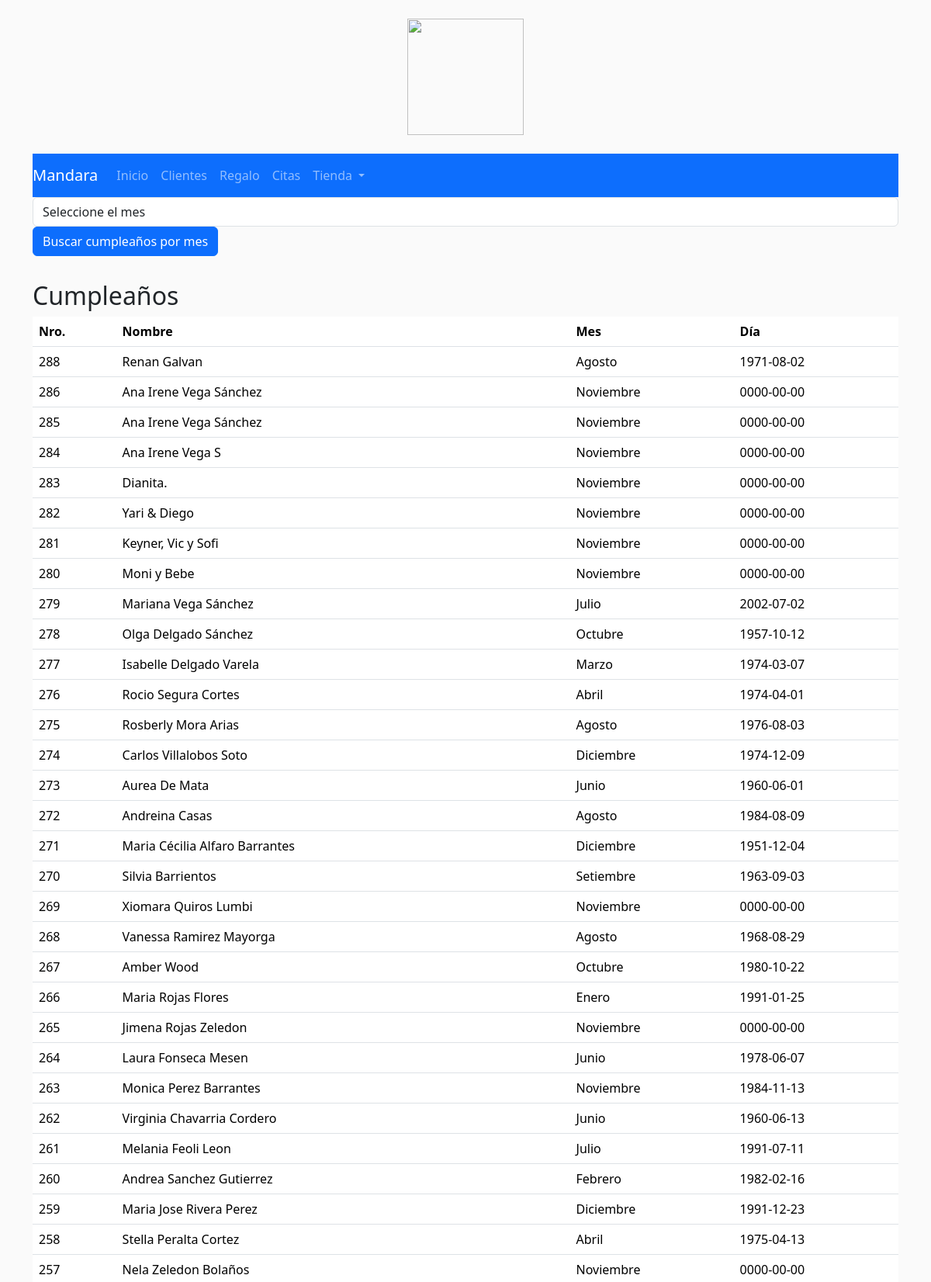
The page /admin_mandara/cumple.php (upper part) on the database its author committed.
### tables this page shows
CREATE TABLE `alumnos` (
  `id` int(11) UNSIGNED NOT NULL,
  `nombre` varchar(30) NOT NULL,
  `apellido` varchar(30) NOT NULL,
  `email` varchar(50) NOT NULL,
  `edad` date DEFAULT NULL,
  `mes` varchar(10) NOT NULL,
  `celular` varchar(40) NOT NULL,
  `direccion` varchar(100) NOT NULL,
  `observaciones` varchar(300) NOT NULL,
  `created_at` timestamp NOT NULL DEFAULT current_timestamp(),
  `updated_at` timestamp NOT NULL DEFAULT current_timestamp()
);

### admin_mandara/funciones.php (called while the page is built, shortened)
<?php
function escapar($html) {
  return htmlspecialchars($html, ENT_QUOTES | ENT_SUBSTITUTE, "UTF-8");
}

### admin_mandara/cumple.php (the view, shortened to what this page needs)
<?php
include 'funciones.php';
$error = false;
$config = include 'config.php';
try {
  $dsn = 'mysql:host=' . $config['db']['host'] . ';dbname=' . $config['db']['name'];
  $conexion = new PDO($dsn, $config['db']['user'], $config['db']['pass'], $config['db']['options']);
  if (isset($_POST['edad'])) {
    $consultaSQL = "SELECT * FROM alumnos WHERE mes LIKE '%" . $_POST['edad'] . "%'";
  } else {
    $consultaSQL = "SELECT * FROM alumnos ORDER BY created_at DESC";
  }
  $sentencia = $conexion->prepare($consultaSQL);
  $sentencia->execute();
  $clientes = $sentencia->fetchAll();
} catch(PDOException $error) {
  $error= $error->getMessage();
}
$titulo = isset($_POST['edad']) ? 'Cumpleaños (' . $_POST['edad'] . ')' : 'Cumpleaños';
?>
<?php include "templates/header.php"; ?>
<div class="container">
<?php include '../sistema_obsequios/menu.php'; ?>
  <div class="row">
    <div class="col-md-12">
      <form method="post" class="form-inline">
        <div class="form-group mr-3">
        <select name="edad" id="edad" class="form-control" required>
            <option value="">Seleccione el mes</option>
        </select>
        </div>
        <button type="submit" name="submit" class="btn btn-primary">Buscar cumpleaños por mes</button>
      </form>
    </div>
  </div>
</div>
<div class="container">
  <div class="row">
    <div class="col-md-12">
      <h2 class="mt-3"><?= $titulo ?></h2>
      <table class="table" id="tabla">
        <thead>
          <tr>
            <th>Nro.</th>
            <th>Nombre</th>
            <th>Mes</th>
            <th>Día</th>
          </tr>
        </thead>
        <tbody>
          <?php
          if ($clientes && $sentencia->rowCount() > 0) {
            foreach ($clientes as $fila) {
              ?>
              <tr>
                <td><?php echo escapar($fila["id"]); ?></td>
                <td><?php echo escapar($fila["nombre"])." "; ?><?php echo escapar($fila["apellido"]); ?></td>
                <td><?php $fecha=($fila["edad"]);
                  $fechaEntera = strtotime($fecha);
                  $mes = date("m", $fechaEntera);
                  if ($mes == 1) {
                      echo "Enero";
                } elseif ($mes == 2) {
                      echo "Febrero";
                }
                elseif ($mes == 2) {
                  echo "Febrero";
                }
                elseif ($mes == 3) {
                      echo "Marzo";
                }
                elseif ($mes == 4) {
                  echo "Abril";
                }
                elseif ($mes == 5) {
                  echo "Mayo";
                }
                elseif ($mes == 6) {
                  echo "Junio";
                }
                elseif ($mes == 7) {
                  echo "Julio";
                }
                elseif ($mes == 8) {
                  echo "Agosto";
                }
                elseif ($mes == 9) {
                  echo "Setiembre";
                }
                elseif ($mes == 10) {
                  echo "Octubre";
                }
                elseif ($mes == 11) {
                  echo "Noviembre";
                }
                elseif ($mes == 12) {
                  echo "Diciembre";
                }
              ?>
         </td>
                <td><?php echo escapar($fila["edad"]); ?></td>
              </tr>
              <?php
            }
          }
          ?>
      </table>
    </div>
  </div>
</div>

### admin_mandara/templates/header.php (style rules this page uses)
body { background-color: #FAFAFA; }
#tabla { background-color: white; }

### rows shown on the page
alumnos: id "288", nombre "Renan", apellido "Galvan", shows "Agosto", edad "1971-08-02"
alumnos: id "286", nombre "Ana Irene", apellido "Vega Sánchez", shows "Noviembre", edad "0000-00-00"
alumnos: id "285", nombre "Ana Irene", apellido "Vega Sánchez", shows "Noviembre", edad "0000-00-00"
alumnos: id "284", nombre "Ana Irene", apellido "Vega S", shows "Noviembre", edad "0000-00-00"
alumnos: id "283", nombre "Dianita.", shows "Noviembre", edad "0000-00-00"
alumnos: id "282", nombre "Yari & Diego", shows "Noviembre", edad "0000-00-00"
alumnos: id "281", nombre "Keyner, Vic y Sofi", shows "Noviembre", edad "0000-00-00"
alumnos: id "280", nombre "Moni y Bebe", shows "Noviembre", edad "0000-00-00"
alumnos: id "279", nombre "Mariana", apellido "Vega Sánchez", shows "Julio", edad "2002-07-02"
alumnos: id "278", nombre "Olga", apellido "Delgado Sánchez", shows "Octubre", edad "1957-10-12"
alumnos: id "277", nombre "Isabelle", apellido "Delgado Varela", shows "Marzo", edad "1974-03-07"
alumnos: id "276", nombre "Rocio", apellido "Segura Cortes", shows "Abril", edad "1974-04-01"
alumnos: id "275", nombre "Rosberly", apellido "Mora Arias", shows "Agosto", edad "1976-08-03"
alumnos: id "274", nombre "Carlos", apellido "Villalobos Soto", shows "Diciembre", edad "1974-12-09"
alumnos: id "273", nombre "Aurea", apellido "De Mata", shows "Junio", edad "1960-06-01"
alumnos: id "272", nombre "Andreina", apellido "Casas", shows "Agosto", edad "1984-08-09"
alumnos: id "271", nombre "Maria Cécilia", apellido "Alfaro Barrantes", shows "Diciembre", edad "1951-12-04"
alumnos: id "270", nombre "Silvia", apellido "Barrientos", shows "Setiembre", edad "1963-09-03"
alumnos: id "269", nombre "Xiomara", apellido "Quiros Lumbi", shows "Noviembre", edad "0000-00-00"
alumnos: id "268", nombre "Vanessa", apellido "Ramirez Mayorga", shows "Agosto", edad "1968-08-29"
alumnos: id "267", nombre "Amber", apellido "Wood", shows "Octubre", edad "1980-10-22"
alumnos: id "266", nombre "Maria", apellido "Rojas Flores", shows "Enero", edad "1991-01-25"
alumnos: id "265", nombre "Jimena", apellido "Rojas Zeledon", shows "Noviembre", edad "0000-00-00"
alumnos: id "264", nombre "Laura", apellido "Fonseca Mesen", shows "Junio", edad "1978-06-07"
alumnos: id "263", nombre "Monica", apellido "Perez Barrantes", shows "Noviembre", edad "1984-11-13"
alumnos: id "262", nombre "Virginia", apellido "Chavarria Cordero", shows "Junio", edad "1960-06-13"
alumnos: id "261", nombre "Melania", apellido "Feoli Leon", shows "Julio", edad "1991-07-11"
alumnos: id "260", nombre "Andrea", apellido "Sanchez Gutierrez", shows "Febrero", edad "1982-02-16"
alumnos: id "259", nombre "Maria Jose", apellido "Rivera Perez", shows "Diciembre", edad "1991-12-23"
alumnos: id "258", nombre "Stella", apellido "Peralta Cortez", shows "Abril", edad "1975-04-13"
alumnos: id "257", nombre "Nela", apellido "Zeledon Bolaños", shows "Noviembre", edad "0000-00-00"

### other values the page prints
$titulo "Cumpleaños"
